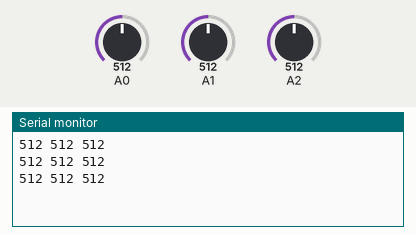
A sketch run on a simulated Arduino Uno, built with avr-gcc and run on an emulated ATmega328P. Parts: the last lines printed to the serial monitor. The inputs (shaded band) are chosen by the test bench; at power-on: A0 = 512, A1 = 512, A2 = 512.

Above: at 1.3 s.
1.4 s: A0 set to 716
At 1.9 s:
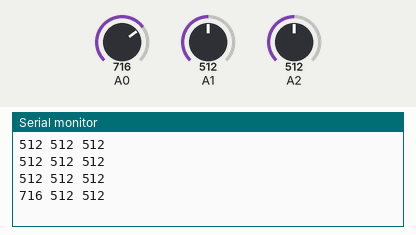
2.9 s: A1 set to 716
At 3.4 s:
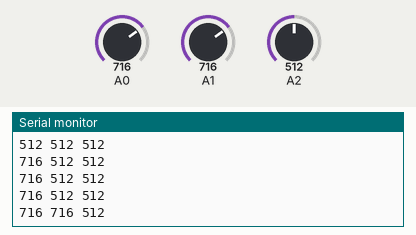
4.4 s: A2 set to 716
At 4.9 s:
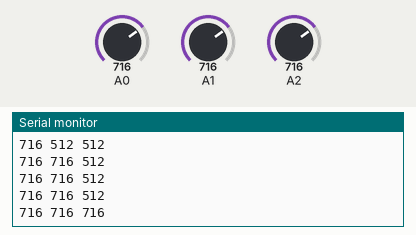
5.9 s: A0 set to 900
At 6.4 s:
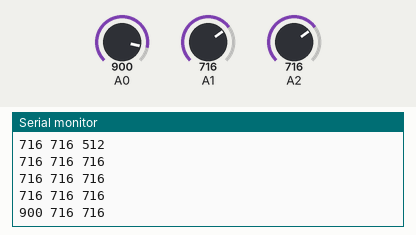
7.4 s: A1 set to 900
At 7.9 s:
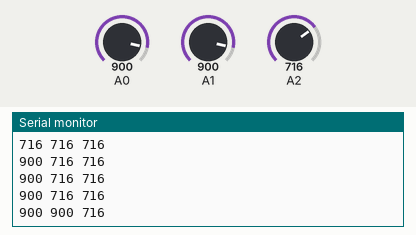
8.9 s: A2 set to 900
At 9.4 s:
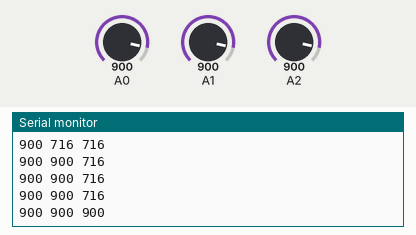
Timing chart, 0 to 11.4 s (numbered marks = the images above; inputs shaded):
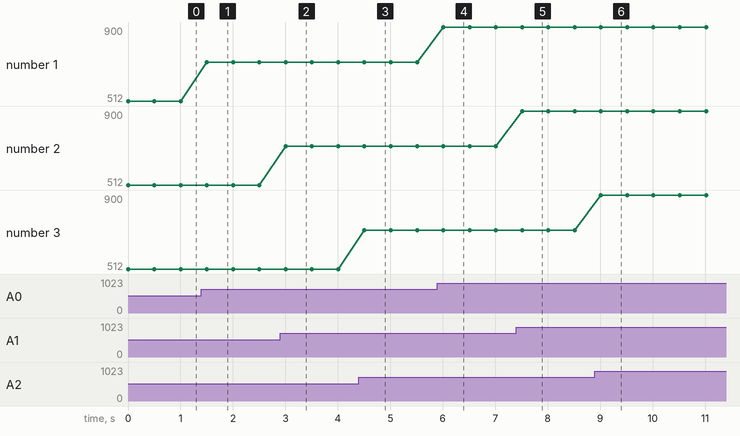

Measured:
- after the input at 1.4 s, the serial monitor: prints a new line after 0.10 s (image 1)
- after the input at 2.9 s, the serial monitor: prints a new line after 0.11 s (image 2)
- after the input at 4.4 s, the serial monitor: prints a new line after 0.11 s (image 3)
- after the input at 5.9 s, the serial monitor: prints a new line after 0.11 s (image 4)
- after the input at 7.4 s, the serial monitor: prints a new line after 0.11 s (image 5)
- after the input at 8.9 s, the serial monitor: prints a new line after 0.12 s (image 6)
- plotted number 1: 512 → 716 after the input at 1.4 s, 716 → 900 after the input at 5.9 s

The sketch:

refCheck.ino
```cpp
int a,b,c;
void setup(){
Serial.begin(9600);
pinMode(A0,INPUT);
pinMode(A1,INPUT);
pinMode(A2,INPUT);
}
void loop(){
a=analogRead(0);
b=analogRead(1);
c=analogRead(2);
Serial.print(a);
Serial.print(" ");
Serial.print(b);
Serial.print(" ");
Serial.println(c);
delay(500);
}
```
